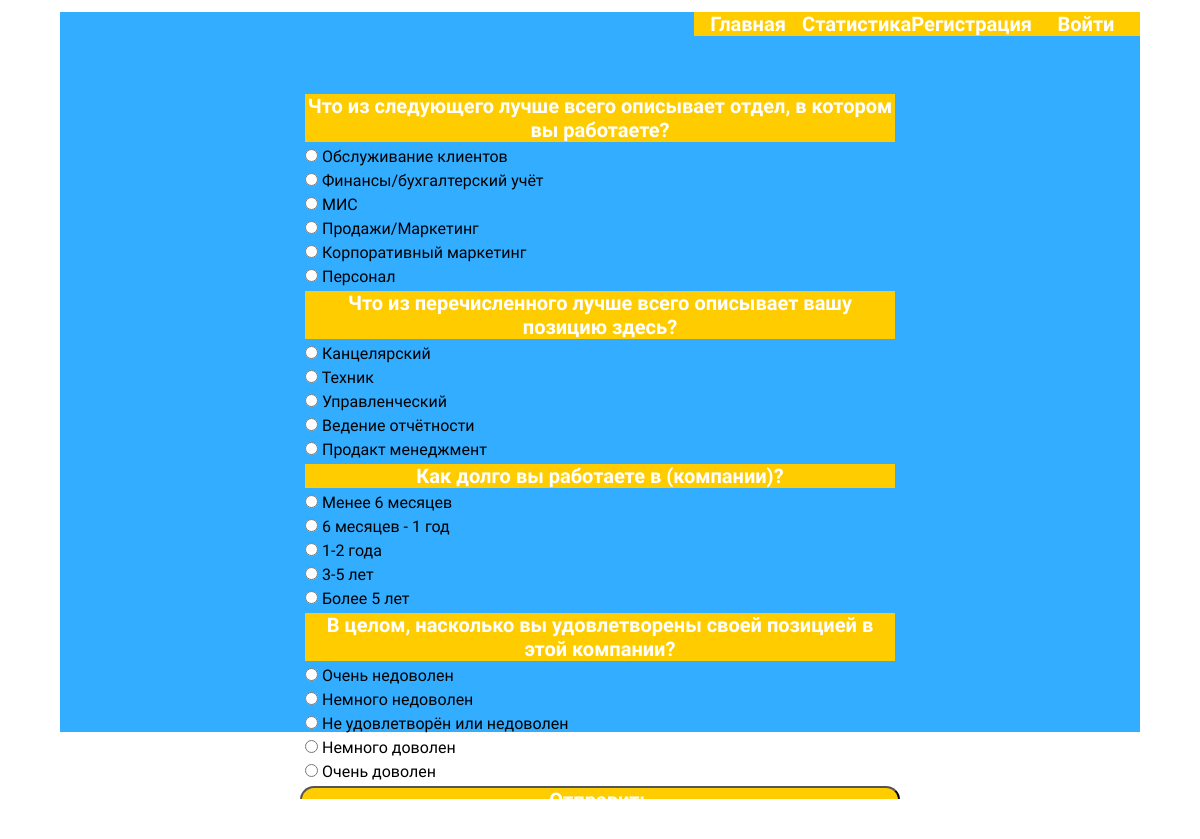
The app's page /test_detail/1 with its own data.
### tests_app/models.py (models this page shows, shortened)
class TestsQuestions(models.Model):
    test_name = models.ForeignKey(TestsNames, on_delete=models.CASCADE)
    question = models.CharField('Вопрос', max_length=1000)
    right_answer = models.CharField('Правильный ответ', max_length=500)
    class Meta:
        verbose_name = 'Вопрос'
        verbose_name_plural = 'Вопросы'
        db_table = 'TestQuestions'

class TestsAnswers(models.Model):
    test_name = models.ForeignKey(TestsQuestions, on_delete=models.CASCADE)
    answer = models.CharField('Ответ', max_length=1000)
    bonus = models.IntegerField('Цена начисления за правильный ответ')
    def __str__(self):
        return self.answer
    class Meta:
        verbose_name = 'Ответ'
        verbose_name_plural = 'Ответы'
        db_table = 'TestAnswers'

### tests_app/views.py (the view, shortened to what this page needs)
# urls.py: path('test_detail/<int:pk>', views.TestDetail.as_view(), name='test_detail'),
class TestDetail(DetailView):
    def get(self, request, pk=None):
        questions = TestsQuestions.objects.all()
        answers = TestsAnswers.objects.all()
        context = {'pk': pk, 'test_questions': questions, 'answers': answers}
        return render(request, 'tests_app/test_detail.html', context)

### tests_app/models.py (called while the page is built)
    def __str__(self):
        return self.test_name

### tests_app/templates/tests_app/test_detail.html (shortened to what this page needs)
{% extends 'tests_app/base.html' %}
{% block content %}
<ul class="status_list">
    <form id="question-form" method="POST">{% csrf_token %}
        {% for question in test_questions %}
        {% if question.test_name.id == pk %}
        <li class="test">{{ question.question }}</li>
        {% for answer in answers %}
        {% if answer.test_name.id == question.id %}
        <li class="test-answer">
            <input type="radio" name="{{ question.id }}"
                   value="{{ answer.bonus }}|{{ question.test_name }}|{{ user.id }}">
            {{ answer }}
        </li>
        {% endif %}
        {% endfor %}
        {% endif %}
        {% endfor %}
    </form>
    <button class="form-button" id="submit-button">Отправить</button>
</ul>
{% endblock %}

### tests_app/static/tests_app/style.css (style rules this page uses)
:root { --main-yellow-color: #ffcc00; --main-orange-color: #feab3a; --main-light-blue-color: #33ADFF; }
* { margin: 0; padding: 0; box-sizing: border-box; font-family: 'Open Sans Condensed', sans-serif; }
html, body { width: 100%; height: 100%; }
.form-button { width: 100%; height: 40px; font-size: 20px; font-weight: bold; border-radius: 30px; color: white; background-color: var(--main-yellow-color); }
.status_list { height:80%; width: 50%; position: absolute; top: 50%; left: 50%; margin-right: -50%; transform: translate(-50%, -50%); list-style-type: none; display: flex; flex-direction: column; overflow: auto; }
.test { margin: 5px; font-weight: bold; font-size: 20px; text-align: center; background-color: var(--main-yellow-color); color:white; }
.test-answer { margin: 5px; text-align: left; }

### records on screen
TestsQuestions: question "Что из следующего лучше всего описывает отдел, в котором вы работаете?"
TestsAnswers: answer "Обслуживание клиентов"
TestsAnswers: answer "Финансы/бухгалтерский учёт"
TestsAnswers: answer "МИС"
TestsAnswers: answer "Продажи/Маркетинг"
TestsAnswers: answer "Корпоративный маркетинг"
TestsAnswers: answer "Персонал"
TestsQuestions: question "Что из перечисленного лучше всего описывает вашу позицию здесь?"
TestsAnswers: answer "Канцелярский"
TestsAnswers: answer "Техник"
TestsAnswers: answer "Управленческий"
TestsAnswers: answer "Ведение отчётности"
TestsAnswers: answer "Продакт менеджмент"
TestsQuestions: question "Как долго вы работаете в (компании)?"
TestsAnswers: answer "Менее 6 месяцев"
TestsAnswers: answer "6 месяцев - 1 год"
TestsAnswers: answer "1-2 года"
TestsAnswers: answer "3-5 лет"
TestsAnswers: answer "Более 5 лет"
TestsQuestions: question "В целом, насколько вы удовлетворены своей позицией в этой компании?"
TestsAnswers: answer "Очень недоволен"
TestsAnswers: answer "Немного недоволен"
TestsAnswers: answer "Не удовлетворён или недоволен"
TestsAnswers: answer "Немного доволен"
TestsAnswers: answer "Очень доволен"
